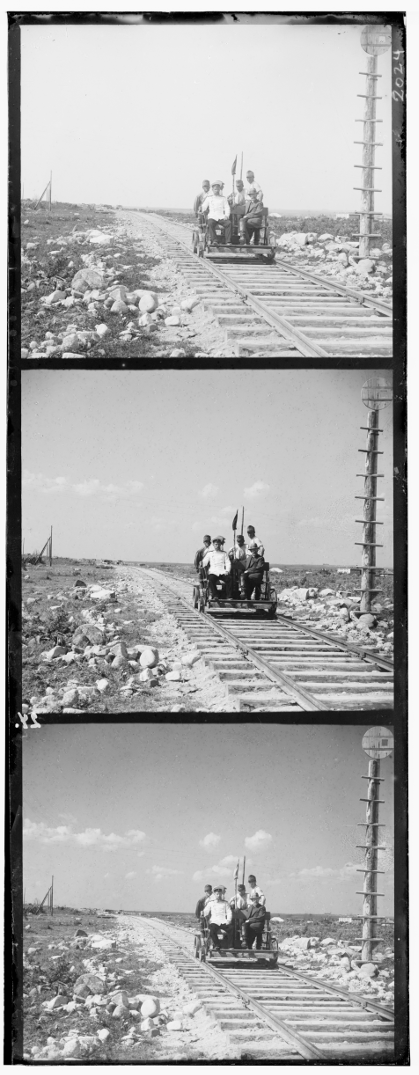
#> input picture l2.3/img.png, 419 x 1075 px, found by its file name
$ python p3.4.py
#> lines starting #> are read from the running program, lines starting #| are printed output that depends on the picture
from skimage.io import imread,imshow,imsave
from matplotlib import pyplot as plt
import numpy as np
img = imread("l3.4/img.png")
#> img is the input picture: shape (1075, 419); min 0, max 255, mean 170.7
img_o = np.array(img)
mi = 0
a,_= np.histogram(img.ravel(),bins=range(257))
#> a = 256 values, max 14900 at index 236, min 82 at index 244, mean 1759.5
for i in range(len(a)):
    if(mi!=0):
        break
    else:
        mi+=a[i]
#> this loop made 2 passes
#> mi on pass 1: 914
#> after the loop, mi = 914
for i in range(len(img)):
    for j in range(len(img[0])):
        img_o[i,j] = np.round((a[:img[i,j]+1].sum()-mi)/(img.shape[0]*img.shape[1]-1)*255)
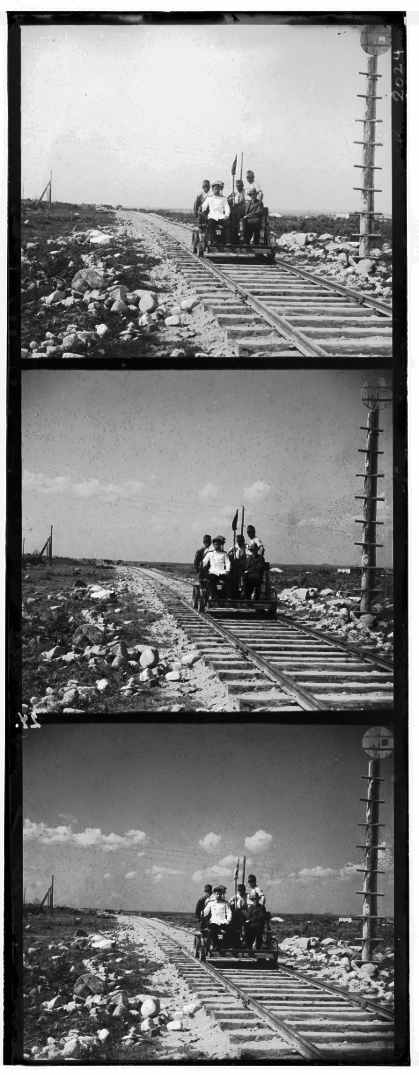
#> img_o: shape (1075, 419); min 0, max 254, mean 128.1
imshow(img_o)
plt.show()
